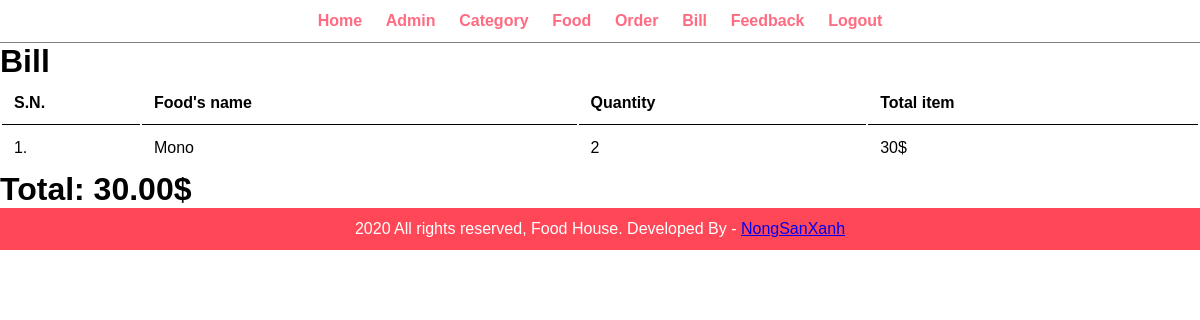
The app's page /food-order-website-php/admin/detail-bill.php?id=18 (signed in) with its own data.
### tables this page shows
CREATE TABLE `tbl_bill_ad` (
  `id` int(11) NOT NULL,
  `username` varchar(100) DEFAULT NULL,
  `foodname` varchar(100) DEFAULT NULL,
  `quantity` int(11) DEFAULT NULL,
  `price` decimal(10,2) NOT NULL,
  `rebuy` int(11) NOT NULL
);

CREATE TABLE `tbl_ship` (
  `id` int(11) NOT NULL,
  `fullname` varchar(100) DEFAULT NULL,
  `phone` int(11) DEFAULT NULL,
  `address` varchar(255) DEFAULT NULL,
  `username` varchar(100) DEFAULT NULL,
  `rebuy` int(11) DEFAULT NULL,
  `totalprice` decimal(10,2) NOT NULL,
  `Status` varchar(100) NOT NULL
);

### food-order-website-php/admin/detail-bill.php (the view)
<?php include('partials/menu.php');?>
<h1>
    Bill
</h1>
<table class="tbl-full">
    <tr>
        <th>S.N.</th>
        <th>Food's name</th>
        <th>Quantity</th>
        <th>Total item</th>
    </tr>
    <?php
        $id = $_GET["id"];
        $sql = "SELECT * FROM tbl_ship where id = '$id'";
        $res = mysqli_query($conn, $sql);
        $rows = mysqli_fetch_assoc($res);
        $username = $rows['username'];
        $rebuy = $rows['rebuy'];
        $totalprice = $rows['totalprice'];
        $sql = "SELECT * FROM tbl_bill_ad where username = '$username' and rebuy = '$rebuy'";
        $res2 = mysqli_query($conn, $sql);
        $sn = 1;
        while($row = mysqli_fetch_assoc($res2)){
            $foodname = $row['foodname'];
            $quantity = $row['quantity'];
            $price = $row['price'];
            $totalitem = $quantity*$price;
            ?>
            <tr>
                <td><?php echo $sn++; ?>. </td>
                <td><?php echo $foodname; ?></td>
                <td><?php echo $quantity; ?></td>
                <td><?php echo $totalitem; ?>$</td>
            </tr>
        <?php
        }
    ?>
    </table>
    <h1>Total: <?php echo $totalprice?>$</h1>
<?php include('partials/footer.php'); ?>

### food-order-website-php/css/admin.css (style rules this page uses)
* { margin: 0; padding: 0; font-family: Arial, Helvetica, sans-serif; }
.tbl-full { width: 100%; }
table tr th { border-bottom: 1px solid black; padding: 1%; text-align: left; }
table tr td { padding: 1%; }

### records on screen
tbl_bill_ad: foodname "Mono", quantity "2", totalitem "30"
tbl_ship: totalprice "30.00"
